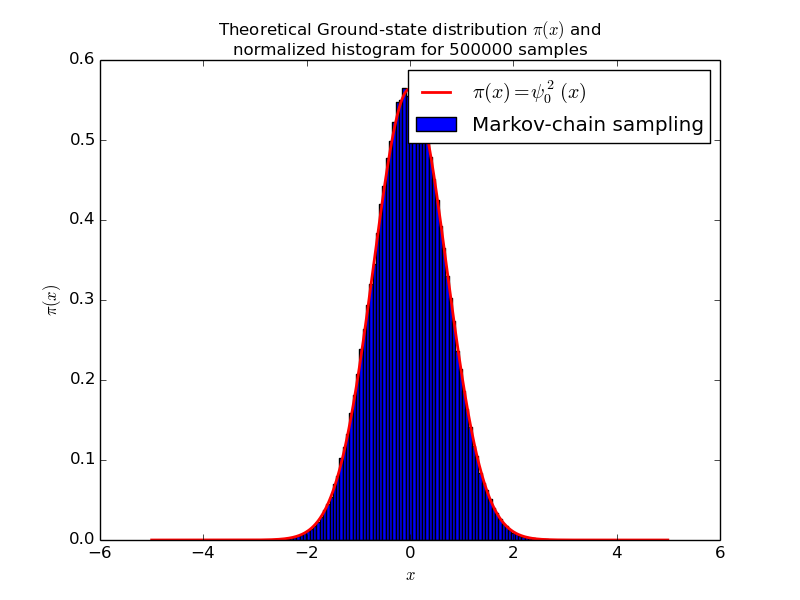

Recreate this plot in Python.
import random, math
import pylab as plot

def psi_0_sq(x):
  psi0 = (1.0 / (math.pi**0.25)) * math.exp(-(x**2) / 2.0)
  return psi0 * psi0

x        = 0.0
delta    = 0.5
n_trials = 500000
samples  = []

for k in range(n_trials):
  x_new = x + random.uniform(-delta, delta)

  if random.uniform(0.0, 1.0) < psi_0_sq(x_new) / psi_0_sq(x):
    x = x_new

  samples.append(x)

plot.hist(samples, 100, normed=True, label="Markov-chain sampling")

curve_x = [v / 100.0 for v in range(-500, 500)]
curve_y = [psi_0_sq(v) for v in curve_x]
plot.plot(curve_x, curve_y, c='red', linewidth=2.0, label="$\pi(x) = \psi_0^2(x)$")

plot.title("Theoretical Ground-state distribution $\pi(x)$ and\nnormalized histogram for " + str(len(samples)) + " samples", fontsize = 12)
plot.xlabel("$x$", fontsize = 12)
plot.ylabel("$\pi(x)$", fontsize = 12)
plot.legend()

plot.savefig("a1.png")
plot.show()
